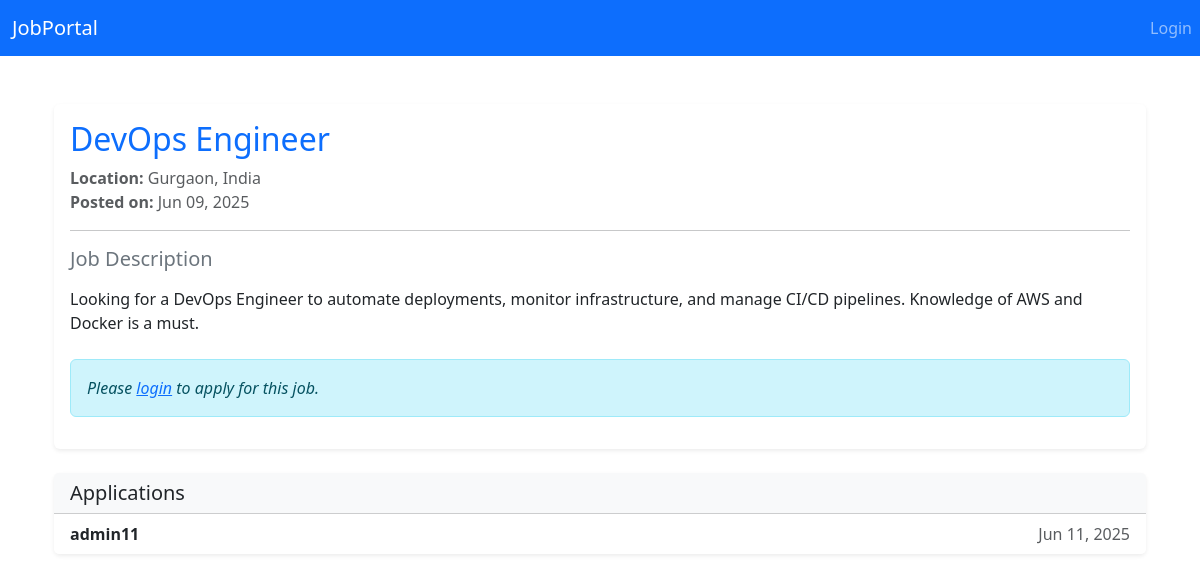
Screenshot of /job/9/ with the database file from the repository.
### core/models.py (models this page shows, shortened)
class Job(models.Model):
    title = models.CharField(max_length=200)
    description = models.TextField()
    company_name = models.CharField(max_length=200)
    salary = models.IntegerField()
    location = models.CharField(max_length=100)
    posted_by = models.ForeignKey(User, on_delete=models.CASCADE)
    created_at = models.DateTimeField(auto_now_add=True)
    class Meta:
        ordering = ['-created_at']

class Application(models.Model):
    STATUS_CHOICES = [
        ('P', 'Pending'),
        ('A', 'Accepted'),
        ('R', 'Rejected'),
    ]
    job = models.ForeignKey(Job, on_delete=models.CASCADE, related_name='applications')
    applicant = models.ForeignKey(User, on_delete=models.CASCADE, related_name='applications')
    resume = models.FileField(upload_to='resumes/', validators=[validate_resume])
    cover_letter = models.TextField(blank=True)
    applied_at = models.DateTimeField(auto_now_add=True)
    status = models.CharField(max_length=1, choices=STATUS_CHOICES, default='P')
    class Meta:
        ordering = ['-applied_at']

### core/views.py (the view)
# urls.py: path('job/<int:pk>/', views.job_detail, name='job_detail'),
def job_detail(request, pk):
    job = get_object_or_404(Job, pk=pk)
    return render(request, 'core/job_detail.html', {'job': job})

### core/templates/core/job_detail.html
{% extends 'core/base.html' %}
{% load static %}
{% block content %}
<div class="container mt-5">
  <div class="card shadow-sm border-0 rounded">
    <div class="card-body">
      <h2 class="card-title text-primary">{{ job.title }}</h2>
      <div class="mb-3 text-muted">
        <strong>Location:</strong> {{ job.location }}<br>
        <strong>Posted on:</strong> {{ job.created_at|date:"M d, Y" }}
      </div>
      <hr>
      <div class="mb-4">
        <h5 class="text-secondary">Job Description</h5>
        <p class="lead">{{ job.description|linebreaks }}</p>
      </div>
      {% if user.is_authenticated %}
      {% if user.is_authenticated %}
      <a href="{% url 'apply_job' job.pk %}?next={{ request.get_full_path }}">Apply Now</a>
      {% else %}
      <a href="{% url 'login' %}?next={% url 'apply_job' job.pk %}">Login to apply</a>
      {% endif %}
      {% else %}
      <div class="alert alert-info mt-3">
        <em>Please <a href="{% url 'login' %}">login</a> to apply for this job.</em>
      </div>
      {% endif %}
    </div>
  </div>
  <div class="card mt-4 border-0 shadow-sm">
    <div class="card-header bg-light">
      <h5 class="mb-0">Applications</h5>
    </div>
    <ul class="list-group list-group-flush">
      {% for app in job.applications.all %}
      <li class="list-group-item d-flex justify-content-between align-items-center">
        <strong>{{ app.applicant.username }}</strong>
        <span class="text-muted">{{ app.applied_at|date:"M d, Y" }}</span>
      </li>
      {% empty %}
      <li class="list-group-item text-muted">No applications yet.</li>
      {% endfor %}
    </ul>
  </div>
</div>
{% endblock %}

### rows the page displays
Job: title "DevOps Engineer", location "Gurgaon, India", created_at "Jun 09, 2025", description "Looking for a DevOps Engineer to automate deployments, monitor infrastructure, and manage CI/CD pipelines. Knowledge of AWS and Docker is a must."
Application: applicant.username "admin11", applied_at "Jun 11, 2025"
